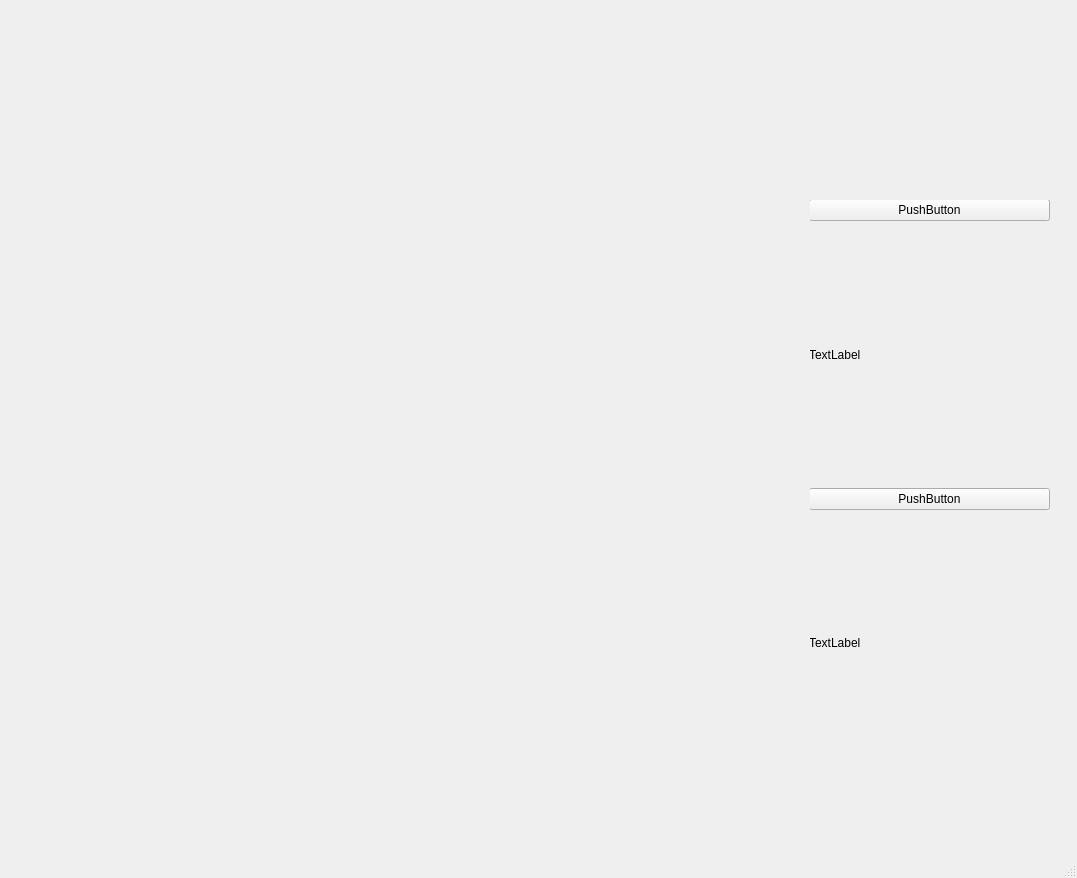
<?xml version="1.0" encoding="UTF-8"?>
<ui version="4.0">
 <class>MainWindow</class>
 <widget class="QMainWindow" name="MainWindow">
  <property name="geometry">
   <rect>
    <x>0</x>
    <y>0</y>
    <width>1077</width>
    <height>878</height>
   </rect>
  </property>
  <property name="windowTitle">
   <string>MainWindow</string>
  </property>
  <widget class="QWidget" name="centralwidget">
   <widget class="QWidget" name="widget" native="true">
    <property name="geometry">
     <rect>
      <x>0</x>
      <y>200</y>
      <width>811</width>
      <height>581</height>
     </rect>
    </property>
   </widget>
   <widget class="QWidget" name="widget_2" native="true">
    <property name="geometry">
     <rect>
      <x>810</x>
      <y>200</y>
      <width>241</width>
      <height>581</height>
     </rect>
    </property>
    <widget class="QWidget" name="verticalLayoutWidget">
     <property name="geometry">
      <rect>
       <x>-1</x>
       <y>-1</y>
       <width>241</width>
       <height>571</height>
      </rect>
     </property>
     <layout class="QVBoxLayout" name="verticalLayout">
      <item>
       <widget class="QPushButton" name="pushButton_2">
        <property name="text">
         <string>PushButton</string>
        </property>
       </widget>
      </item>
      <item>
       <widget class="QLabel" name="label">
        <property name="text">
         <string>TextLabel</string>
        </property>
       </widget>
      </item>
      <item>
       <widget class="QPushButton" name="pushButton">
        <property name="text">
         <string>PushButton</string>
        </property>
       </widget>
      </item>
      <item>
       <widget class="QLabel" name="label_2">
        <property name="text">
         <string>TextLabel</string>
        </property>
       </widget>
      </item>
     </layout>
    </widget>
   </widget>
   <widget class="QWidget" name="widget_3" native="true">
    <property name="geometry">
     <rect>
      <x>-1</x>
      <y>-1</y>
      <width>1051</width>
      <height>201</height>
     </rect>
    </property>
    <widget class="QWidget" name="horizontalLayoutWidget">
     <property name="geometry">
      <rect>
       <x>-1</x>
       <y>-1</y>
       <width>1051</width>
       <height>201</height>
      </rect>
     </property>
     <layout class="QHBoxLayout" name="horizontalLayout"/>
    </widget>
   </widget>
  </widget>
  <widget class="QMenuBar" name="menubar">
   <property name="geometry">
    <rect>
     <x>0</x>
     <y>0</y>
     <width>1077</width>
     <height>23</height>
    </rect>
   </property>
  </widget>
  <widget class="QStatusBar" name="statusbar"/>
 </widget>
 <resources/>
 <connections/>
</ui>
